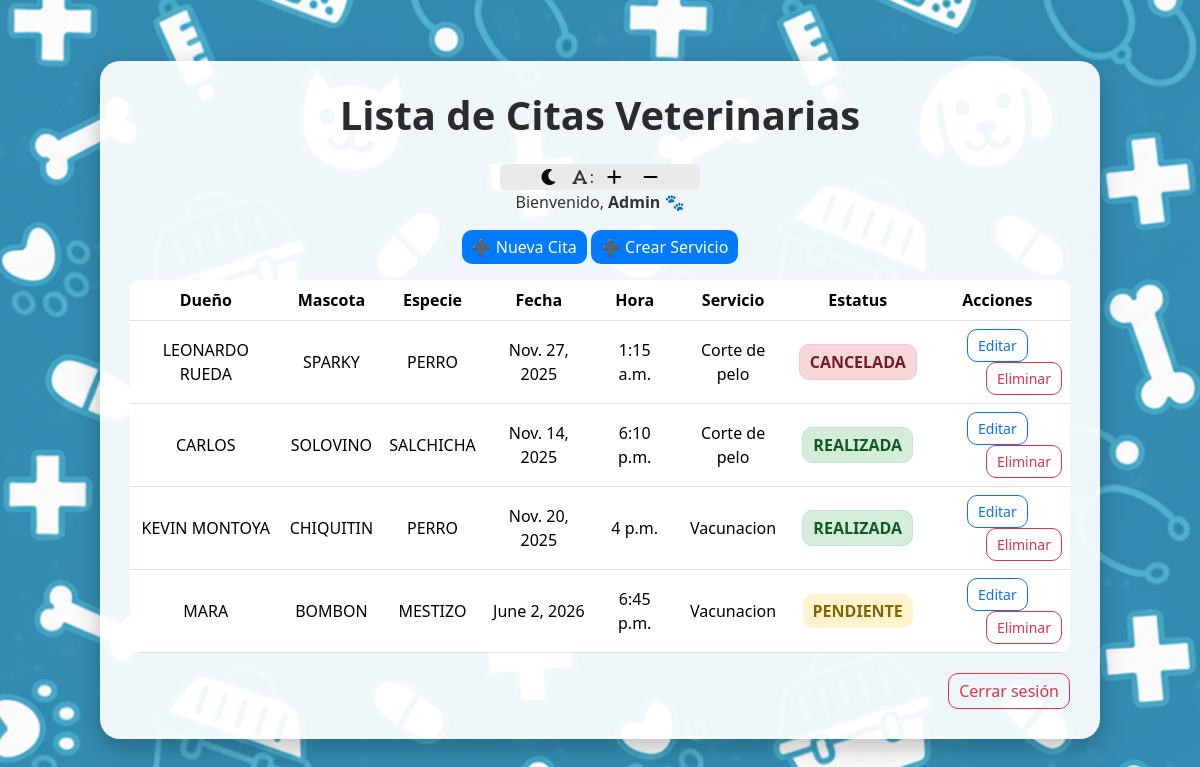
Screenshot of /listar/ (signed in) with the database file from the repository.
### app/models.py (models this page shows, shortened)
class Cita_Veterinaria(models.Model):
    nombre_dueño = models.CharField(max_length=100)
    nombre_mascota = models.CharField(max_length=100)
    especie = models.CharField(max_length=100)
    fecha_cita = models.DateField()
    hora_cita = models.TimeField()
    estatus_cita = models.CharField(max_length=100)
    descripcion = models.TextField(blank=True, null=True)
    servicio = models.ForeignKey(Servicio, on_delete=models.PROTECT, null=True)
    class Meta:
        permissions = [
            ("consulta_full_edit", "Puede cambiar todos los elementos de una cita."),
        ]

class Servicio(models.Model):
    nombre = models.CharField(max_length=100)
    descripcion = models.TextField(blank=True, null=True)
    precio = models.DecimalField(max_digits=10, decimal_places=2)
    def __str__(self):
        return self.nombre

### app/views.py (the view)
# urls.py: path('listar/', views.listar_Cita_Veterinaria, name='listar'),
@login_required
def listar_Cita_Veterinaria(request):
    citas = Cita_Veterinaria.objects.all()
    return render(request, 'listar.html', {'citas': citas})

### app/templates/listar.html (shortened to what this page needs)
{% load static %}
<!DOCTYPE html>
<html lang="es">
<head>
    <link href="https://cdn.jsdelivr.net/npm/bootstrap@5.3.8/dist/css/bootstrap.min.css" rel="stylesheet">
    <link rel="stylesheet" href="{% static 'css/listar.css' %}">
    <link rel="stylesheet" href="https://cdnjs.cloudflare.com/ajax/libs/font-awesome/7.0.1/css/all.min.css" />
</head>
<body>
    <div class="content">
        <h1>Lista de Citas Veterinarias</h1>
        <div id="divdeprueba">
            <button type="button" onclick="modoOscuro()"><i class="fa-solid fa-moon"></i></button>
            <i class="fa-solid fa-font"></i>:
            <button type="button" onclick="tamañoGrande()"><i class="fa-solid fa-plus"></i></button>
            <button type="button" onclick="tamañoPequeño()"><i class="fa-solid fa-minus"></i></button>
        </div>
        <p>Bienvenido, <b>{{ user.username }}</b> 🐾</p>
        {% if perms.app.delete_citaveterinaria %}
        <a class="btn btn-primary mb-3" href="{% url 'crear' %}">➕ Nueva Cita</a>
                <a href="{% url 'crearservicio' %}" class="btn btn-primary mb-3">➕ Crear Servicio</a>
        {% endif %}
        <table class="table table-hover align-middle">
            <thead>
                <tr>
                    <th>Dueño</th>
                    <th>Mascota</th>
                    <th>Especie</th>
                    <th>Fecha</th>
                    <th>Hora</th>
                    <th>Servicio</th>
                    <th>Estatus</th>
                    <th>Acciones</th>
                </tr>
            </thead>
            <tbody>
                {% for cita in citas %}
                <tr>
                    <td>{{ cita.nombre_dueño }}</td>
                    <td>{{ cita.nombre_mascota }}</td>
                    <td>{{ cita.especie }}</td>
                    <td>{{ cita.fecha_cita }}</td>
                    <td>{{ cita.hora_cita }}</td>
                    <td>{{ cita.servicio }}</td>
                    <td>
                        {% if cita.estatus_cita == "PENDIETE" %}
                            <span class="estatus pendiente">{{ cita.estatus_cita }}</span>
                        {% elif cita.estatus_cita == "REALIZADA" %}
                            <span class="estatus realizada">{{ cita.estatus_cita }}</span>
                        {% elif cita.estatus_cita == "CANCELADA" %}
                            <span class="estatus cancelada">{{ cita.estatus_cita }}</span>
                        {% else %}
                            <span class="estatus">{{ cita.estatus_cita }}</span>
                        {% endif %}
                    </td>
                    <td>
                        <a href="{% url 'editar' cita.id %}" class="btn btn-sm btn-outline-primary">Editar</a>
                        {% if perms.app.delete_citaveterinaria %}
                        <a href="{% url 'eliminar' cita.id %}" class="btn btn-sm btn-outline-danger">Eliminar</a>
                        {% endif %}
                    </td>
                </tr>
                {% endfor %}
            </tbody>
        </table>
        <div class="footer">
            <form method="post" action="{% url 'logout' %}">
                <button type="submit" class="btn btn-outline-danger">Cerrar sesión</button>
            </form>
        </div>
    </div>
</body>
</html>

### app/static/css/listar.css (style rules this page uses)
body { background-image: url('/static/img/FondoListar.png'); background-size: cover; background-position: center; background-attachment: fixed; height: 100vh; display: flex; align-items: center; justify-content: center; color: #333; font-family: 'Segoe UI', sans-serif; }
.content { background: rgba(255, 255, 255, 0.92); padding: 30px; border-radius: 20px; box-shadow: 0 8px 25px rgba(0, 0, 0, 0.25); width: 90%; max-width: 1000px; text-align: center; justify-content: center; }
h1 { font-weight: bold; color: #2b2b2b; margin-bottom: 25px; }
table { background-color: white; border-radius: 12px; overflow: hidden; }
th { background-color: #007bff; color: white; text-align: center; }
td { vertical-align: middle; text-align: center; }
.estatus { font-weight: bold; border-radius: 10px; padding: 5px 12px; display: inline-block; }
.estatus.realizada { background-color: #d4edda; color: #155724; border: 1px solid #c3e6cb; }
.estatus.cancelada { background-color: #f8d7da; color: #721c24; border: 1px solid #f5c6cb; }
.btn { border-radius: 10px; padding: 5px 10px; }
.btn-primary { background-color: #007bff; border: none; }
.btn-outline-danger { float: right; border-radius: 10px; }
.estatus { font-weight: bold; color: #856404; background-color: #fff3cd; border-radius: 10px; padding: 5px 10px; }
.footer { margin-top: 20px; font-size: 15px; }
#divdeprueba { background-color: rgb(233, 233, 233); border-radius:5px 5px 5px 5px ; width:200px; margin:0 auto; }
#divdeprueba button { background-color: transparent; border:none; }
#divdeprueba i { transition: color 1s ease-in-out; }

### rows the page displays
Cita_Veterinaria: nombre_dueño "LEONARDO RUEDA", nombre_mascota "SPARKY", especie "PERRO", fecha_cita "Nov. 27, 2025", hora_cita "1:15 a.m.", servicio "Corte de pelo", estatus_cita "CANCELADA"
Cita_Veterinaria: nombre_dueño "CARLOS", nombre_mascota "SOLOVINO", especie "SALCHICHA", fecha_cita "Nov. 14, 2025", hora_cita "6:10 p.m.", servicio "Corte de pelo", estatus_cita "REALIZADA"
Cita_Veterinaria: nombre_dueño "KEVIN MONTOYA", nombre_mascota "CHIQUITIN", especie "PERRO", fecha_cita "Nov. 20, 2025", hora_cita "4 p.m.", servicio "Vacunacion", estatus_cita "REALIZADA"
Cita_Veterinaria: nombre_dueño "MARA", nombre_mascota "BOMBON", especie "MESTIZO", fecha_cita "June 2, 2026", hora_cita "6:45 p.m.", servicio "Vacunacion", estatus_cita "PENDIENTE"

### other values shown
{{ user.username }} "Admin"
